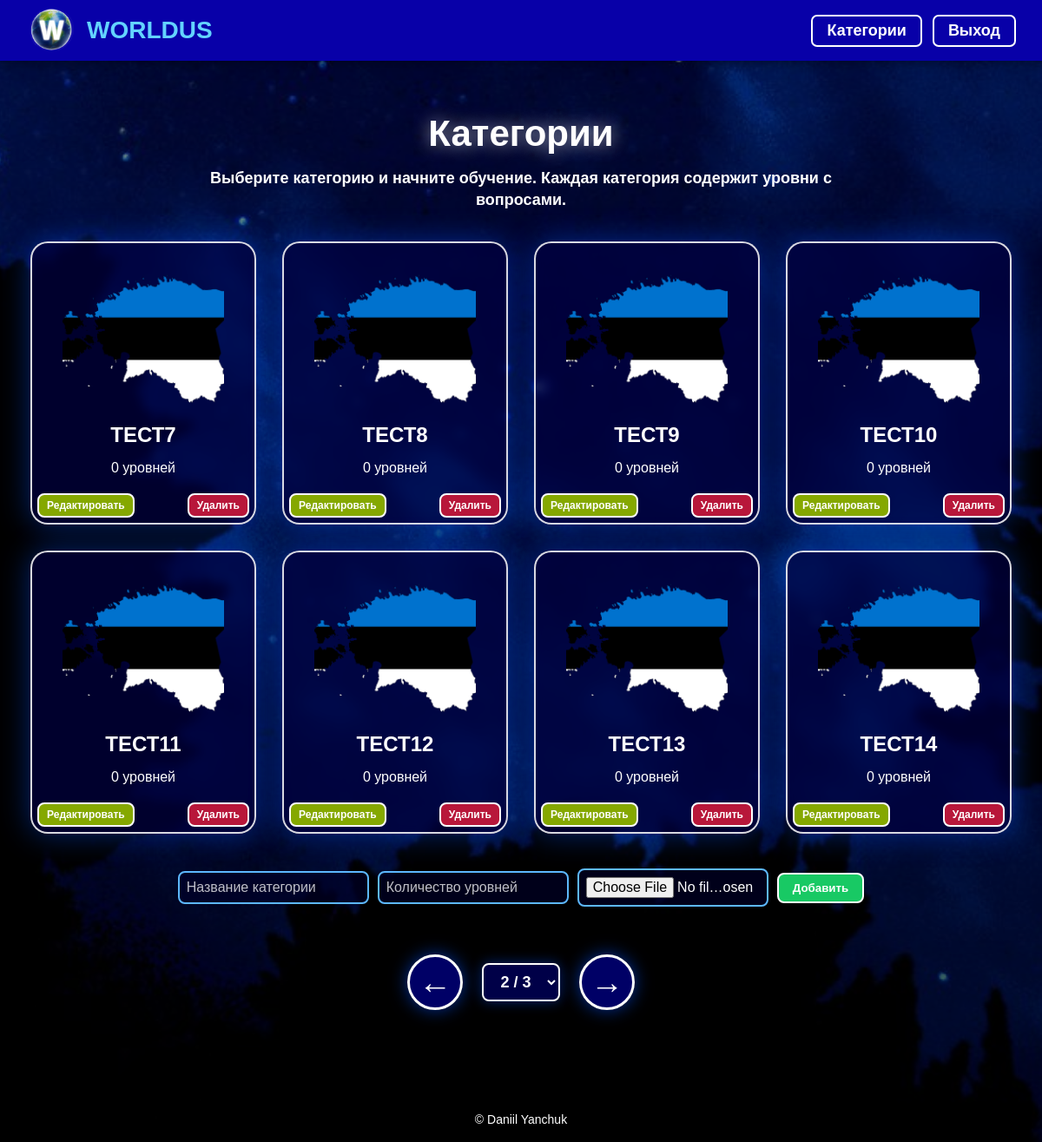
Page /categories.php?page=2 (signed in) on the committed database.
### tables this page shows
CREATE TABLE `categories` (
  `id` int(11) NOT NULL,
  `name` varchar(100) DEFAULT NULL,
  `description` mediumtext DEFAULT NULL,
  `image` varchar(255) DEFAULT NULL
);

### categories.php (the view, shortened to what this page needs)
<?php
include "config/db.php";
include "includes/header.php";
$is_admin = false;
if (isset($_SESSION['user_id'])) {
    $user_id = (int)$_SESSION['user_id'];
    $user_result = $conn->query("
        SELECT role
        FROM users
        WHERE id = $user_id
        LIMIT 1
    ");
    if ($user_result && $user_result->num_rows > 0) {
        $user = $user_result->fetch_assoc();
        $is_admin = ($user['role'] === 'admin');
    }
}
$page = isset($_GET['page']) ? (int)$_GET['page'] : 1;
$categories_per_page = 8;
$offset = ($page - 1) * $categories_per_page;
$count_result = $conn->query("
    SELECT COUNT(*) AS total
    FROM categories
");
$total_categories = (int)$count_result->fetch_assoc()['total'];
$total_pages = ceil($total_categories / $categories_per_page);
$result = $conn->query("
    SELECT
        categories.*,
        COUNT(levels.id) AS levels_count
    FROM categories
    LEFT JOIN levels ON levels.category_id = categories.id
    GROUP BY categories.id
    ORDER BY categories.id ASC
    LIMIT $categories_per_page OFFSET $offset
");
?>
<div class="container">
    <h1 class="categories-title">Категории</h1>
    <p class="categories-description">
        Выберите категорию и начните обучение. Каждая категория содержит уровни с вопросами.
    </p>
    <div class="grid">
        <?php while ($row = $result->fetch_assoc()): ?>
            <?php
            $image = !empty($row['image'])
                ? $row['image']
                : "assets/images/EstoniaHG.png";
            ?>
            <div class="category-wrapper">
                <a href="levels.php?category=<?= $row['id'] ?>" class="card category">
                    <img src="<?= htmlspecialchars($image) ?>" alt="<?= htmlspecialchars($row['name']) ?>">
                    <h3><?= htmlspecialchars($row['name']) ?></h3>
                    <p><?= $row['levels_count'] ?> уровней</p>
                </a>
                <?php if ($is_admin): ?>
                    <div class="admin-category-actions">
                        <a href="edit_categories.php?id=<?= $row['id'] ?>" class="admin-small-btn edit">
                            Редактировать
                        </a>
                        <button
                            type="button"
                            class="admin-small-btn delete"
                            onclick="openDeleteModal(<?= $row['id'] ?>, '<?= htmlspecialchars($row['name'], ENT_QUOTES) ?>')"
                        >
                            Удалить
                        </button>
                    </div>
                <?php endif; ?>
            </div>
        <?php endwhile; ?>
    </div>
    <?php if ($is_admin): ?>
        <form method="POST" enctype="multipart/form-data" class="admin-add-category">
            <input type="text" name="name" placeholder="Название категории" required>
            <input type="number" name="levels_count" placeholder="Количество уровней" min="1" required>
            <input type="file" name="image" accept="image/*">
            <button type="submit" name="add_category">
                Добавить
            </button>
        </form>
    <?php endif; ?>
    <?php if ($total_pages > 1): ?>
        <div class="category-pagination">
            <?php if ($page > 1): ?>
                <a class="arrow-btn" href="categories.php?page=<?= $page - 1 ?>">←</a>
            <?php else: ?>
                <span class="arrow-btn disabled">←</span>
            <?php endif; ?>
            <form method="GET" class="page-select-form">
                <select name="page" onchange="this.form.submit()" class="page-select">
                    <?php for ($i = 1; $i <= $total_pages; $i++): ?>
                        <option value="<?= $i ?>" <?= $i == $page ? 'selected' : '' ?>>
                            <?= $i ?> / <?= $total_pages ?>
                        </option>
                    <?php endfor; ?>
                </select>
            </form>
            <?php if ($page < $total_pages): ?>
                <a class="arrow-btn" href="categories.php?page=<?= $page + 1 ?>">→</a>
            <?php else: ?>
                <span class="arrow-btn disabled">→</span>
            <?php endif; ?>
        </div>
    <?php endif; ?>
</div>
<?php include "includes/footer.php"; ?>

### assets/css/style.css (style rules this page uses)
* { margin: 0; padding: 0; box-sizing: border-box; font-family: Arial, Helvetica, sans-serif; }
body { min-height: 100vh; color: white; background: linear-gradient(rgba(0,0,0,0.45), rgba(0,0,0,0.65)), url("../images/bc.jpg") center/cover fixed no-repeat; }
.container { width: 100%; max-width: 1200px; margin: 0 auto; padding: 60px 20px; }
.card { background: rgba(0, 0, 70, 0.65); border: 2px solid rgba(255,255,255,0.85); border-radius: 20px; padding: 35px; text-align: center; backdrop-filter: blur(6px); box-shadow: 0 0 35px rgba(0, 80, 255, 0.45); }
.card p { font-size: 18px; line-height: 1.5; margin-bottom: 16px; }
form input, form select { width: 80%; max-width: 400px; padding: 12px; margin: 10px 0; border-radius: 8px; border: 2px solid #5db8ff; background: rgba(0,0,40,0.65); color: white; font-size: 16px; }
form input::placeholder { color: rgba(255,255,255,0.75); }
.grid { display: grid; grid-template-columns: repeat(4, 260px); justify-content: center; gap: 30px; }
.category-wrapper { position: relative; width: 260px; }
.category { display: block; width: 260px; min-height: 300px; text-decoration: none; color: white; transition: 0.3s; }
.category img { width: 100%; height: 150px; object-fit: cover; border-radius: 14px; margin-bottom: 18px; }
.category h3 { font-size: 24px; margin-bottom: 12px; }
.category p { font-size: 16px; }
.categories-title { text-align: center; font-size: 42px; margin-bottom: 15px; text-shadow: 0 0 20px rgba(255,255,255,0.6); }
.categories-description { max-width: 820px; margin: 0 auto 35px; text-align: center; font-size: 18px; font-weight: bold; line-height: 1.4; }
.category-pagination { margin-top: 45px; display: flex; justify-content: center; align-items: center; gap: 22px; }
.arrow-btn { width: 64px; height: 64px; border-radius: 50%; border: 3px solid white; display: flex; justify-content: center; align-items: center; background: rgba(0, 0, 120, 0.85); color: white; font-size: 38px; font-weight: bold; line-height: 1; text-decoration: none; box-shadow: 0 0 20px rgba(0, 80, 255, 0.6); transition: 0.3s; }
.page-select-form { margin: 0; }
.page-select { min-width: 90px; padding: 9px 14px; border-radius: 8px; border: 2px solid white; background: rgba(0, 0, 80, 0.9); color: white; font-size: 18px; font-weight: bold; text-align: center; cursor: pointer; box-shadow: 0 0 15px rgba(0, 80, 255, 0.45); }
.page-select option { background: #08005f; color: white; }
.admin-category-actions { position: absolute; left: 0; right: 0; bottom: 8px; display: flex; justify-content: space-between; align-items: center; padding: 0 8px; }
.admin-small-btn { border: 2px solid white; border-radius: 8px; padding: 5px 9px; color: white; font-size: 12px; font-weight: bold; text-decoration: none; cursor: pointer; transition: 0.2s; }
.admin-small-btn.edit { background: #85a800; }
.admin-small-btn.delete { background: #b8173a; }
.admin-add-category { margin: 30px auto 0; display: flex; justify-content: center; align-items: center; flex-wrap: wrap; gap: 10px; }
.admin-add-category input { max-width: 220px; padding: 8px; }
.admin-add-category button { background: #18c964; color: white; border: 2px solid white; border-radius: 8px; padding: 8px 16px; font-weight: bold; cursor: pointer; }

### rows in the picture
categories: name "ТЕСТ7", levels_count "0"
categories: name "ТЕСТ8", levels_count "0"
categories: name "ТЕСТ9", levels_count "0"
categories: name "ТЕСТ10", levels_count "0"
categories: name "ТЕСТ11", levels_count "0"
categories: name "ТЕСТ12", levels_count "0"
categories: name "ТЕСТ13", levels_count "0"
categories: name "ТЕСТ14", levels_count "0"

### other values in the picture
form field page "2 / 3"
